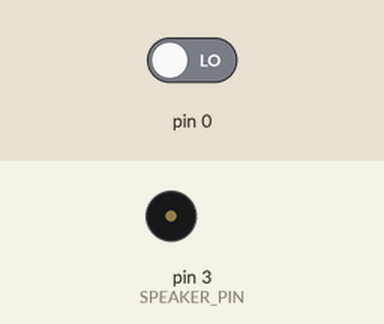
Recording of a sketch running on a simulated Arduino Uno, built with avr-gcc and run on an emulated ATmega328P. Parts: buzzer (waves = sounding). Inputs (shaded band) come from the test bench; at power-on: pin 0 LOW.

Above: at 1.2 s.
1.3 s: pin 0 driven HIGH
At 2.4 s:
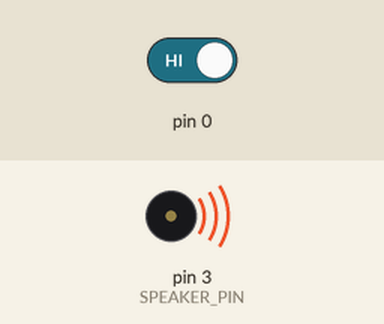
Timing chart, 0 to 8.8 s (numbered marks = the images above; inputs shaded):
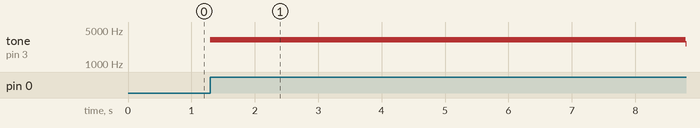

The sketch:

Touch.ino
```cpp
#define C 2093
#define D 2349
#define E 2637
#define F 2794
#define G 3136


const int notes[] = {C, D, E, F, G};
const int SPEAKER_PIN = 3;
const int BUTTON_PIN[] = {8, 9, 10, 11, 12};

void setup() {
    pinMode(SPEAKER_PIN, OUTPUT);
    for(int i=0; i<5; i++)
    {
        pinMode(BUTTON_PIN[1], INPUT_PULLUP);
    }
}

void loop() {
    bool mario_tune = true;

    for(int i=0; i<5; i++)
    {
        if(digitalRead(BUTTON_PIN[i] == LOW))
        {
            tone(SPEAKER_PIN, notes[i], 20);
        }
        else
        {
            mario_tune = true;
        }
    }
}
```

Measured:
- after the input at 1.3 s, tone on pin 3 (SPEAKER_PIN): silent → 3136 Hz at once, → 2637 Hz 7.5 s later
